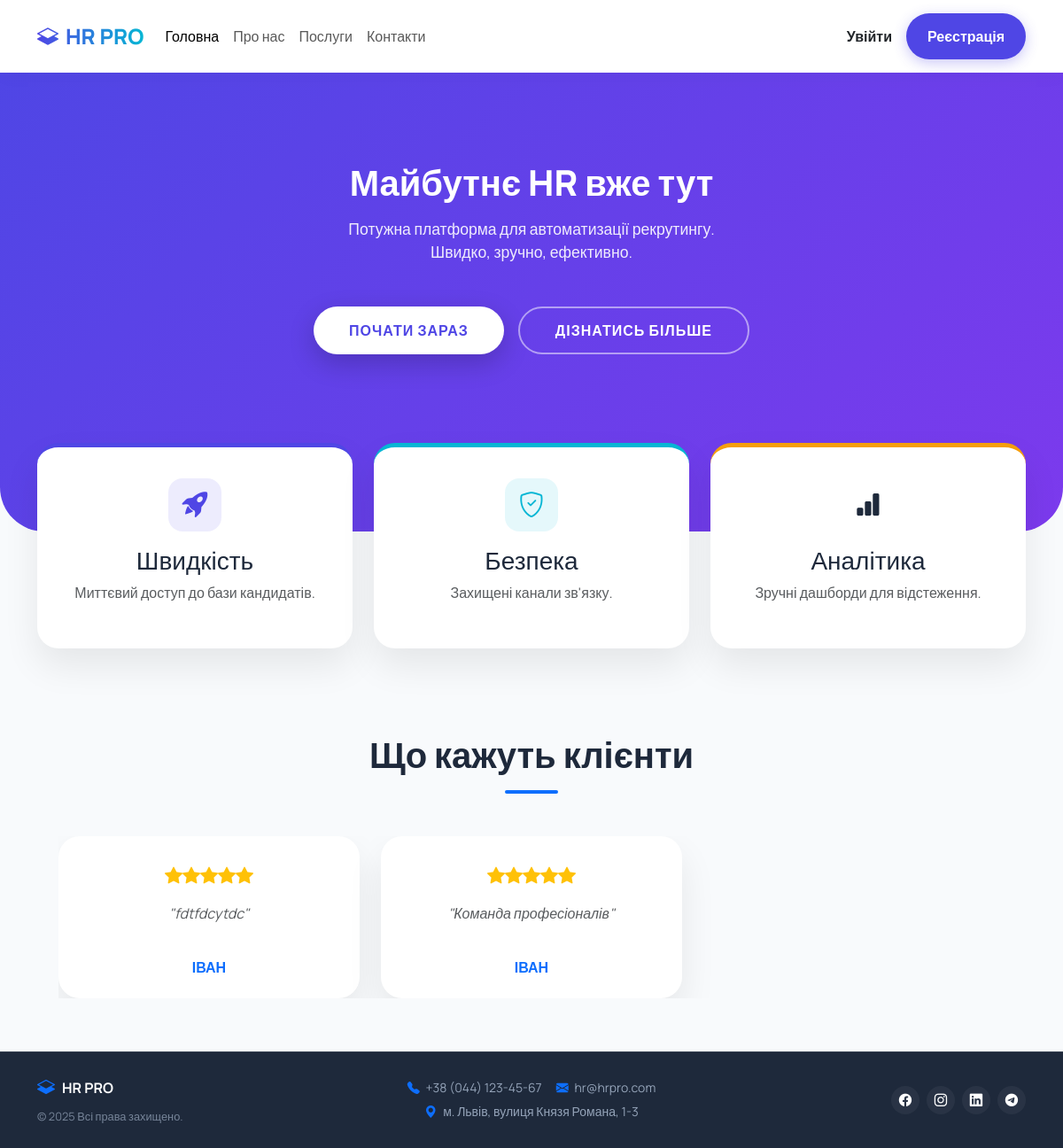
The page / on the database its author committed.
### tables this page shows
CREATE TABLE `reviews` (
  `id` int(11) NOT NULL,
  `author_name` varchar(50) NOT NULL,
  `review_text` text NOT NULL,
  `rating` int(11) DEFAULT 5,
  `created_at` timestamp NOT NULL DEFAULT current_timestamp(),
  `user_id` int(11) DEFAULT NULL,
  `vacancy_id` int(11) DEFAULT NULL
);

### index.php (the view, shortened to what this page needs)
<?php require_once 'db.php'; require_once 'header.php'; ?>
<header class="hero-section">
    <div class="container">
        <h1 class="hero-title">Майбутнє HR вже тут</h1>
        <p class="hero-text mb-5">Потужна платформа для автоматизації рекрутингу. <br>Швидко, зручно, ефективно.</p>
        <div class="d-flex justify-content-center gap-3">
            <?php if (!isset($_SESSION['user_id'])): ?>
                <a href="register.php" class="btn-hero-primary">Почати зараз</a>
                <a href="about.php" class="btn-hero-outline">Дізнатись більше</a>
            <?php endif; ?>
        </div>
    </div>
</header>
<div class="container overlap-container">
    <div class="row g-4 justify-content-center">
        <div class="col-md-4">
            <div class="feature-card card-1 text-center">
                <div class="icon-box bg-icon-1 mb-3"><i class="bi bi-rocket-takeoff-fill"></i></div>
                <h3>Швидкість</h3>
                <p class="text-muted">Миттєвий доступ до бази кандидатів.</p>
            </div>
        </div>
        <div class="col-md-4">
            <div class="feature-card card-2 text-center">
                <div class="icon-box bg-icon-2 mb-3"><i class="bi bi-shield-check"></i></div>
                <h3>Безпека</h3>
                <p class="text-muted">Захищені канали зв'язку.</p>
            </div>
        </div>
        <div class="col-md-4">
            <div class="feature-card card-3 text-center">
                <div class="icon-box bg-icon-3 mb-3"><i class="bi bi-bar-chart-fill"></i></div>
                <h3>Аналітика</h3>
                <p class="text-muted">Зручні дашборди для відстеження.</p>
            </div>
        </div>
    </div>
    <div class="text-center mt-5 pt-5 mb-5">
        <h2 class="fw-bold display-6">Що кажуть клієнти</h2>
        <div class="mx-auto bg-primary rounded mt-3" style="width: 60px; height: 4px;"></div>
    </div>
    <div class="position-relative px-4">
        <div id="reviewsCarousel" class="carousel slide" data-bs-ride="carousel">
            <div class="carousel-inner">
                <?php
                $sql = "SELECT author_name, review_text, rating FROM reviews ORDER BY id DESC LIMIT 9";
                $result = $conn->query($sql);
                $all_reviews = [];
                if ($result && $result->num_rows > 0) {
                    while($row = $result->fetch_assoc()) {
                        $all_reviews[] = $row;
                    }
                }
                $chunks = array_chunk($all_reviews, 3);
                $is_first = true;
                if (count($chunks) > 0) {
                    foreach ($chunks as $chunk) {
                        $active = $is_first ? 'active' : '';
                        ?>
                        <div class="carousel-item <?php echo $active; ?>">
                            <div class="row g-4">
                                <?php foreach ($chunk as $review): ?>
                                    <div class="col-md-4">
                                        <div class="feature-card text-center h-100 p-4 d-flex flex-column">
                                            <div class="text-warning fs-5 mb-3">
                                                <?php for($i=0; $i<$review['rating']; $i++) echo '<i class="bi bi-star-fill"></i>'; ?>
                                            </div>
                                            <p class="fst-italic text-muted flex-grow-1">
                                                "<?php echo htmlspecialchars($review['review_text']); ?>"
                                            </p>
                                            <h6 class="fw-bold text-primary mt-4 mb-0 text-uppercase">
                                                <?php echo htmlspecialchars($review['author_name']); ?>
                                            </h6>
                                        </div>
                                    </div>
                                <?php endforeach; ?>
                            </div>
                        </div>
                        <?php
                        $is_first = false;
                    }
                } else {
                    echo "<p class='text-center text-muted'>Відгуків поки немає.</p>";
                }
                ?>
            </div>
        </div>
    </div>
</div>
<?php require_once 'footer.php'; ?>
</body>
</html>

### style.css (style rules this page uses)
:root { --primary: #4f46e5; --accent: #06b6d4; --bg-body: #f8fafc; --text-dark: #1e293b; --text-muted: #64748b; }
body { font-family: 'Manrope', sans-serif; background-color: var(--bg-body); color: var(--text-dark); display: flex; flex-direction: column; min-height: 100vh; margin: 0; }
.hero-section { background: linear-gradient(135deg, #4f46e5 0%, #7c3aed 100%); color: white; padding: 100px 0 250px; text-align: center; border-radius: 0 0 50px 50px; position: relative; z-index: 1; margin-bottom: -180px; }
.hero-title { font-size: 3rem; font-weight: 800; margin-bottom: 20px; }
.hero-text { font-size: 1.2rem; opacity: 0.95; }
.overlap-container { position: relative; z-index: 2; margin-bottom: 60px; }
.dashboard-card, .feature-card { background: white; border-radius: 24px; padding: 35px; box-shadow: 0 20px 40px rgba(0,0,0,0.08); height: 100%; border-top: 5px solid transparent; transition: transform 0.3s; }
.card-1 { border-color: #4f46e5; }
.card-2 { border-color: #06b6d4; }
.card-3 { border-color: #f59e0b; }
.btn-hero-primary { background-color: white; color: var(--primary); padding: 15px 40px; border-radius: 50px; font-weight: 800; text-transform: uppercase; letter-spacing: 1px; border: none; box-shadow: 0 10px 30px rgba(0,0,0,0.2); transition: all 0.3s ease; text-decoration: none; display: inline-block; }
.btn-hero-outline { background: transparent; color: white; border: 2px solid rgba(255,255,255,0.5); padding: 13px 40px; border-radius: 50px; font-weight: 700; text-transform: uppercase; letter-spacing: 1px; transition: all 0.3s ease; text-decoration: none; display: inline-block; }
.hero-section { background: linear-gradient(135deg, #4f46e5 0%, #7c3aed 100%); color: white; padding-top: 100px; padding-bottom: 200px; text-align: center; border-radius: 0 0 50px 50px; position: relative; z-index: 1; margin-bottom: -100px; }
.hero-title { font-size: 2.5rem; font-weight: 800; margin-bottom: 15px; }
.hero-text { font-size: 1.1rem; opacity: 0.9; }
.icon-box { width: 60px; height: 60px; border-radius: 16px; display: inline-flex; align-items: center; justify-content: center; font-size: 1.8rem; margin-bottom: 20px; }
.bg-icon-1 { background: rgba(79, 70, 229, 0.1); color: #4f46e5; }
.bg-icon-2 { background: rgba(6, 182, 212, 0.1); color: #06b6d4; }

### rows shown on the page
reviews: rating 5 (drawn), review_text "fdtfdcytdc", author_name "ІВАН"
reviews: rating 5 (drawn), review_text "Команда професіоналів", author_name "ІВАН"
